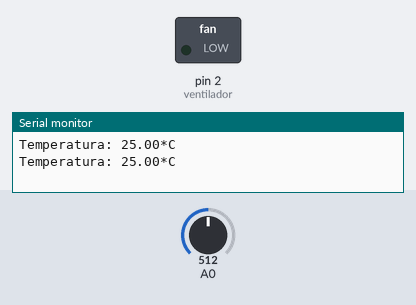
Simulated run of this sketch. Board: Arduino Uno, built with avr-gcc and run on an emulated ATmega328P. On the bench: switched loads named in the sketch (green lamp = pin HIGH), the last lines printed to the serial monitor. Inputs (shaded band) come from the test bench; at power-on: A0 = 512.

Above: at 2.2 s.
2.3 s: A0 set to 533
5.2 s: A0 set to 564
At 7.4 s:
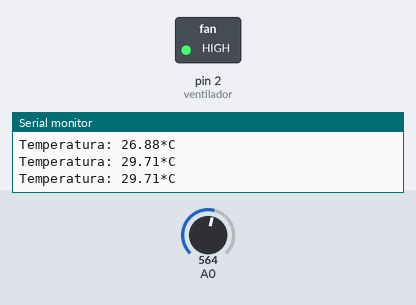
8.5 s: A0 set to 511
At 11.0 s:
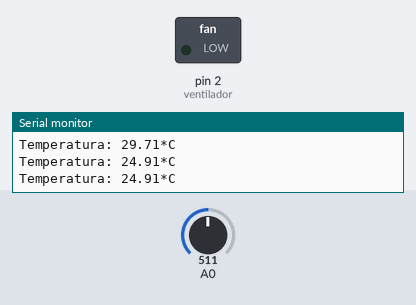
11.5 s: A0 set to 716
At 13.4 s:
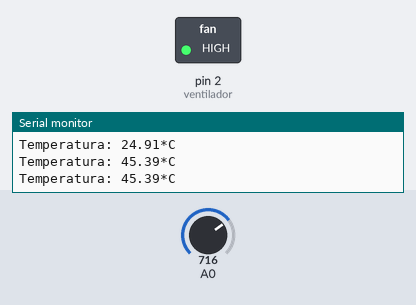
Timing chart, 0 to 14.9 s (numbered marks = the images above; inputs shaded):
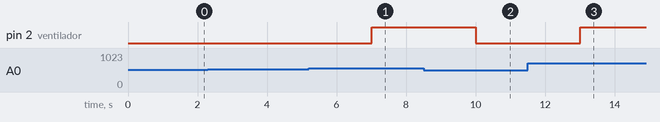

Measured:
- the behaviour switches between 545 and 546 on A0 (found by bisection; images 0 and 1)
- after the input at 5.2 s, pin 2 (ventilador): LOW → HIGH after 1.8 s
- after the input at 8.5 s, pin 2 (ventilador): HIGH → LOW after 1.5 s
- after the input at 11.5 s, pin 2 (ventilador): LOW → HIGH after 1.5 s

The sketch:

SensordeTemperatura.ino
```cpp
#include <Thermistor.h> //INCLUSÃO DA BIBLIOTECA

//Variavel sensor de tipo Thermistor ligado ao pino A0
Thermistor sensor(A0);
//variável ligada ao rele do ventilador
#define ventilador  2

void setup() {
  pinMode(ventilador, OUTPUT);//Define o pino do ventilador como saída
  Serial.begin(9600); //Inicia a comunicação Serial em taxa de 9600
  delay(1000); //Pausa 1 segundo
  digitalWrite(ventilador, LOW);//Define o ventilador como desligado
}
void loop() {
  //Variavel temperatura recebe o valor do calcula da funçção getTemp() da biblioteca
  float temperatura = sensor.getTemp();
  Serial.print("Temperatura: "); //Imprime o texto no minitor Serial
  Serial.print(temperatura); //Immprime o valor calculado no monitor Serial
  Serial.println("*C"); //Imprime o texto no minitor Serial
  delay(1000); //Pausa 1 segundo
  if (temperatura >= 28.00) {
    digitalWrite(ventilador, HIGH);//Ascende ventilador
  } else {
    digitalWrite(ventilador, LOW); //Ascende ventilador
  }

}
```

Thermistor.h
```cpp
/**********************************************************************************/
/* Thermistor -- manages a 10k Thermistor in the follwing circuit: 				  */
/*     																			  */
/*		(Ground) ---- (10k-Resister) -------|------- (Thermistor) ---- (+5v)	  */
/*                                          |									  */
/*                                      Analog Pin								  */
/*																				  */
/*			code based from code on Arduino playground found here:				  */
/*			http://www.arduino.cc/playground/ComponentLib/Thermistor2			  */
/*																				  */
/*								max mayfield									  */
/*								mm systems										  */
/*								max.mayfield@hotmail.com						  */
/**********************************************************************************/

#ifndef Thermistor_h
#define Thermistor_h

#include "Arduino.h"
#include "math.h"


class Thermistor {
	public:
		Thermistor(int pin);
		double getTemp();
	private:
		int _pin;
};

#endif
```
